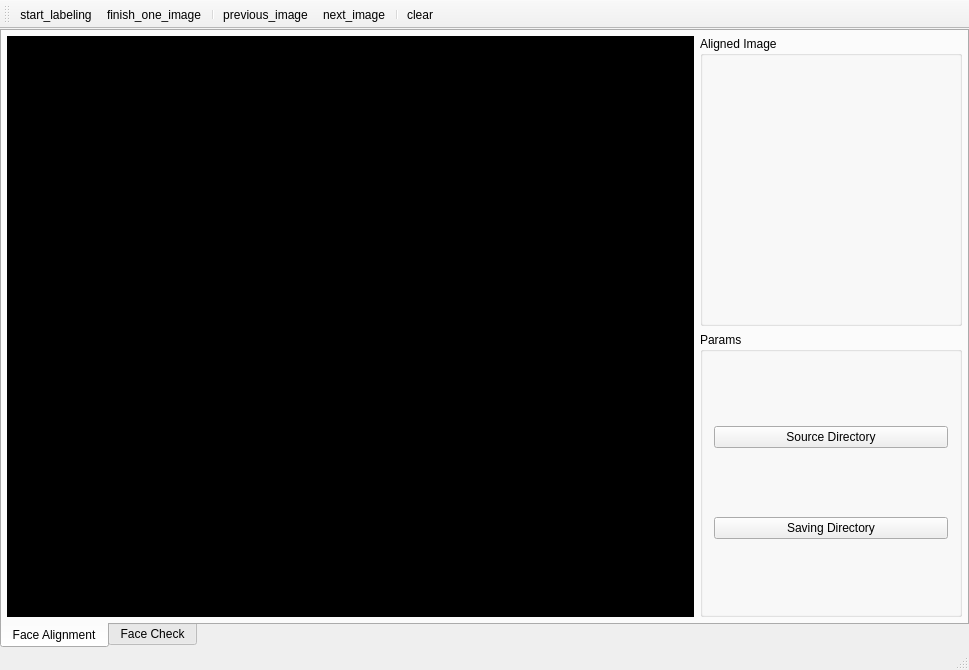
<?xml version="1.0" encoding="UTF-8"?>
<ui version="4.0">
 <class>MainWindow</class>
 <widget class="QMainWindow" name="MainWindow">
  <property name="geometry">
   <rect>
    <x>0</x>
    <y>0</y>
    <width>969</width>
    <height>670</height>
   </rect>
  </property>
  <property name="windowTitle">
   <string>MainWindow</string>
  </property>
  <widget class="QWidget" name="centralWidget">
   <layout class="QGridLayout" name="gridLayout_4">
    <property name="leftMargin">
     <number>0</number>
    </property>
    <property name="topMargin">
     <number>0</number>
    </property>
    <property name="rightMargin">
     <number>0</number>
    </property>
    <property name="bottomMargin">
     <number>0</number>
    </property>
    <item row="0" column="0">
     <widget class="QTabWidget" name="tabWidget">
      <property name="tabPosition">
       <enum>QTabWidget::South</enum>
      </property>
      <property name="currentIndex">
       <number>0</number>
      </property>
      <property name="elideMode">
       <enum>Qt::ElideNone</enum>
      </property>
      <widget class="QWidget" name="tab_face_alignment">
       <attribute name="title">
        <string>Face Alignment</string>
       </attribute>
       <layout class="QGridLayout" name="gridLayout">
        <property name="leftMargin">
         <number>5</number>
        </property>
        <property name="topMargin">
         <number>5</number>
        </property>
        <property name="rightMargin">
         <number>5</number>
        </property>
        <property name="bottomMargin">
         <number>5</number>
        </property>
        <item row="0" column="0" rowspan="2">
         <widget class="QLabel" name="label_ori_img">
          <property name="minimumSize">
           <size>
            <width>300</width>
            <height>240</height>
           </size>
          </property>
          <property name="cursor">
           <cursorShape>ArrowCursor</cursorShape>
          </property>
          <property name="focusPolicy">
           <enum>Qt::ClickFocus</enum>
          </property>
          <property name="styleSheet">
           <string notr="true">background-color: rgb(0, 0, 0);</string>
          </property>
          <property name="text">
           <string/>
          </property>
          <property name="alignment">
           <set>Qt::AlignCenter</set>
          </property>
         </widget>
        </item>
        <item row="0" column="1">
         <widget class="QGroupBox" name="groupBox_aligned">
          <property name="sizePolicy">
           <sizepolicy hsizetype="Fixed" vsizetype="Fixed">
            <horstretch>0</horstretch>
            <verstretch>0</verstretch>
           </sizepolicy>
          </property>
          <property name="title">
           <string>Aligned Image</string>
          </property>
          <layout class="QGridLayout" name="gridLayout_2">
           <property name="leftMargin">
            <number>0</number>
           </property>
           <property name="rightMargin">
            <number>0</number>
           </property>
           <property name="bottomMargin">
            <number>0</number>
           </property>
           <item row="0" column="0">
            <widget class="QLabel" name="label_ali_img">
             <property name="sizePolicy">
              <sizepolicy hsizetype="Fixed" vsizetype="Fixed">
               <horstretch>0</horstretch>
               <verstretch>0</verstretch>
              </sizepolicy>
             </property>
             <property name="minimumSize">
              <size>
               <width>256</width>
               <height>256</height>
              </size>
             </property>
             <property name="text">
              <string/>
             </property>
             <property name="alignment">
              <set>Qt::AlignCenter</set>
             </property>
            </widget>
           </item>
          </layout>
         </widget>
        </item>
        <item row="1" column="1">
         <widget class="QGroupBox" name="groupBox_params">
          <property name="sizePolicy">
           <sizepolicy hsizetype="Preferred" vsizetype="Preferred">
            <horstretch>0</horstretch>
            <verstretch>0</verstretch>
           </sizepolicy>
          </property>
          <property name="title">
           <string>Params</string>
          </property>
          <layout class="QGridLayout" name="gridLayout_3">
           <item row="0" column="0">
            <widget class="QPushButton" name="pushButton_dir_src">
             <property name="text">
              <string>Source Directory</string>
             </property>
            </widget>
           </item>
           <item row="1" column="0">
            <widget class="QPushButton" name="pushButton_dir_save">
             <property name="text">
              <string>Saving Directory</string>
             </property>
            </widget>
           </item>
          </layout>
         </widget>
        </item>
       </layout>
      </widget>
      <widget class="QWidget" name="tab_face_check">
       <attribute name="title">
        <string>Face Check</string>
       </attribute>
       <layout class="QGridLayout" name="gridLayout_8">
        <property name="leftMargin">
         <number>5</number>
        </property>
        <property name="topMargin">
         <number>5</number>
        </property>
        <property name="rightMargin">
         <number>5</number>
        </property>
        <property name="bottomMargin">
         <number>5</number>
        </property>
        <item row="0" column="0" rowspan="2">
         <widget class="QLabel" name="label_img_group">
          <property name="minimumSize">
           <size>
            <width>300</width>
            <height>240</height>
           </size>
          </property>
          <property name="cursor">
           <cursorShape>ArrowCursor</cursorShape>
          </property>
          <property name="focusPolicy">
           <enum>Qt::ClickFocus</enum>
          </property>
          <property name="styleSheet">
           <string notr="true">background-color: rgb(0, 0, 0);</string>
          </property>
          <property name="text">
           <string/>
          </property>
          <property name="alignment">
           <set>Qt::AlignCenter</set>
          </property>
         </widget>
        </item>
        <item row="0" column="1">
         <widget class="QGroupBox" name="groupBox_info">
          <property name="sizePolicy">
           <sizepolicy hsizetype="Fixed" vsizetype="Fixed">
            <horstretch>0</horstretch>
            <verstretch>0</verstretch>
           </sizepolicy>
          </property>
          <property name="title">
           <string>Information</string>
          </property>
          <layout class="QGridLayout" name="gridLayout_6">
           <property name="leftMargin">
            <number>0</number>
           </property>
           <property name="rightMargin">
            <number>0</number>
           </property>
           <property name="bottomMargin">
            <number>0</number>
           </property>
           <item row="0" column="0">
            <widget class="QLabel" name="label_current_group">
             <property name="minimumSize">
              <size>
               <width>200</width>
               <height>50</height>
              </size>
             </property>
             <property name="text">
              <string>TextLabel</string>
             </property>
             <property name="alignment">
              <set>Qt::AlignCenter</set>
             </property>
            </widget>
           </item>
          </layout>
         </widget>
        </item>
        <item row="1" column="1">
         <widget class="QGroupBox" name="groupBox_params2">
          <property name="sizePolicy">
           <sizepolicy hsizetype="Preferred" vsizetype="Preferred">
            <horstretch>0</horstretch>
            <verstretch>0</verstretch>
           </sizepolicy>
          </property>
          <property name="title">
           <string>Params</string>
          </property>
          <layout class="QGridLayout" name="gridLayout_7">
           <item row="0" column="0">
            <widget class="QPushButton" name="pushButton_dir_src_group">
             <property name="sizePolicy">
              <sizepolicy hsizetype="Preferred" vsizetype="Fixed">
               <horstretch>0</horstretch>
               <verstretch>0</verstretch>
              </sizepolicy>
             </property>
             <property name="text">
              <string>Source Directory</string>
             </property>
            </widget>
           </item>
           <item row="1" column="0">
            <widget class="QPushButton" name="pushButton_dir_ori_group">
             <property name="sizePolicy">
              <sizepolicy hsizetype="Preferred" vsizetype="Fixed">
               <horstretch>0</horstretch>
               <verstretch>0</verstretch>
              </sizepolicy>
             </property>
             <property name="text">
              <string>Origin Directory</string>
             </property>
            </widget>
           </item>
           <item row="2" column="0">
            <widget class="QPushButton" name="pushButton_dir_dst_group">
             <property name="text">
              <string>Destination Directory</string>
             </property>
            </widget>
           </item>
          </layout>
         </widget>
        </item>
       </layout>
      </widget>
     </widget>
    </item>
   </layout>
  </widget>
  <widget class="QMenuBar" name="menuBar">
   <property name="geometry">
    <rect>
     <x>0</x>
     <y>0</y>
     <width>969</width>
     <height>21</height>
    </rect>
   </property>
  </widget>
  <widget class="QToolBar" name="mainToolBar">
   <attribute name="toolBarArea">
    <enum>TopToolBarArea</enum>
   </attribute>
   <attribute name="toolBarBreak">
    <bool>false</bool>
   </attribute>
   <addaction name="action_start_labeling"/>
   <addaction name="action_finish_one_image"/>
   <addaction name="separator"/>
   <addaction name="action_previous_image"/>
   <addaction name="action_next_image"/>
   <addaction name="separator"/>
   <addaction name="action_clear"/>
  </widget>
  <widget class="QStatusBar" name="statusBar"/>
  <action name="action_start_labeling">
   <property name="text">
    <string>start_labeling</string>
   </property>
   <property name="toolTip">
    <string>&lt;html&gt;&lt;head/&gt;&lt;body&gt;&lt;p&gt;开始标注&lt;/p&gt;&lt;/body&gt;&lt;/html&gt;</string>
   </property>
   <property name="shortcut">
    <string>F1</string>
   </property>
  </action>
  <action name="action_finish_one_image">
   <property name="text">
    <string>finish_one_image</string>
   </property>
   <property name="shortcut">
    <string>F2</string>
   </property>
  </action>
  <action name="action_next_image">
   <property name="text">
    <string>next_image</string>
   </property>
   <property name="shortcut">
    <string>F4</string>
   </property>
  </action>
  <action name="action_previous_image">
   <property name="text">
    <string>previous_image</string>
   </property>
   <property name="shortcut">
    <string>F3</string>
   </property>
  </action>
  <action name="action_clear">
   <property name="text">
    <string>clear</string>
   </property>
   <property name="shortcut">
    <string>F5</string>
   </property>
  </action>
 </widget>
 <layoutdefault spacing="6" margin="11"/>
 <resources/>
 <connections/>
</ui>
